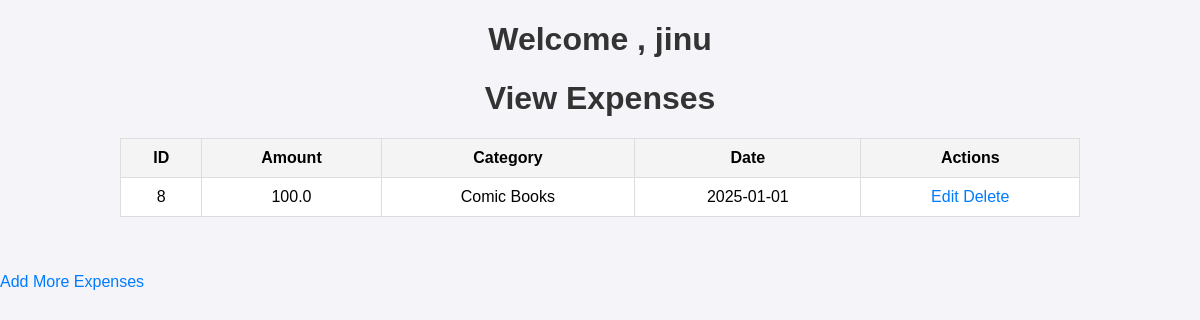
/view (signed in), run on the app's committed database.
### tables this page shows
CREATE TABLE Expenses (
        id INTEGER PRIMARY KEY AUTOINCREMENT,
        user_id INTEGER NOT NULL,
        amount REAL NOT NULL,
        category TEXT NOT NULL,
        date TEXT NOT NULL,
        FOREIGN KEY (user_id) REFERENCES Users(id)
    );

### app.py (the view)
@app.route('/view')
@login_required
def view_expenses():
    db = get_db()
    expenses = db.execute(
        'SELECT * FROM Expenses WHERE user_id = ?',
        (session['user_id'],)  # Assuming user_id=1 for now
    ).fetchall()
    return render_template('view_expenses.html', expenses=expenses)

### app.py (called while the page is built)
def get_db():
    db = getattr(g, '_database', None)
    if db is None:
        db = g._database = sqlite3.connect(DATABASE)
        db.row_factory = sqlite3.Row  # To return rows as dictionaries
    return db

@app.teardown_appcontext
def close_connection(exception):
    db = getattr(g, '_database', None)
    if db is not None:
        db.close()

def login_required(f):
    @wraps(f)
    def decorated_function(*args , **kwargs):
        if 'user_id' not in session:
            flash('Please Log in to access this page.' , 'success')
            return redirect(url_for('login'))
        return f(*args , **kwargs)
    return decorated_function

### templates/view_expenses.html (shortened to what this page needs)
<!DOCTYPE html>
<html lang="en">
<head>
    <link rel="stylesheet" type="text/css" href="{{ url_for('static', filename='styles.css') }}">
</head>
<body>
    <h1>Welcome , {{ session['username'] }}</h1>
    <h1>View Expenses</h1>
    <table border="5">
        <tr>
            <th>ID</th>
            <th>Amount</th>
            <th>Category</th>
            <th>Date</th>
            <th>Actions</th>
        </tr>
        {% for expense in expenses %}
            <tr>
                <td>{{ expense.id }}</td>
                <td>{{ expense.amount }}</td>
                <td>{{ expense.category }}</td>
                <td>{{ expense.date }}</td>
                <td>
                    <a href="{{ url_for('edit_expense' , id=expense.id) }}">Edit</a>
                    <a href="{{ url_for('delete_expense' , id=expense.id) }}" onclick="return confirm('Are you sure you want to delete this expense')">Delete</a>
                </td>
            </tr>
        {% endfor %}
    </table>
    <br><br>
    <a href="{{ url_for('add_expense') }}">Add More Expenses</a><br><br>
</body>
</html>

### static/styles.css (style rules this page uses)
body { font-family: Arial, sans-serif; margin: 0; padding: 0; background-color: #f4f4f9; }
h1 { text-align: center; color: #333; }
table { width: 80%; margin: 20px auto; border-collapse: collapse; background: #fff; }
table , th , td { border: 1px solid #ddd; }
th , td { padding: 10px; text-align: center; }
th { background-color: #f4f4f4; }
a { color: #007bff; text-decoration: none; }

### data on the page
Expenses: id "8", amount "100.0", category "Comic Books", date "2025-01-01"

### other printed values
{{ session['username'] }} "jinu"
